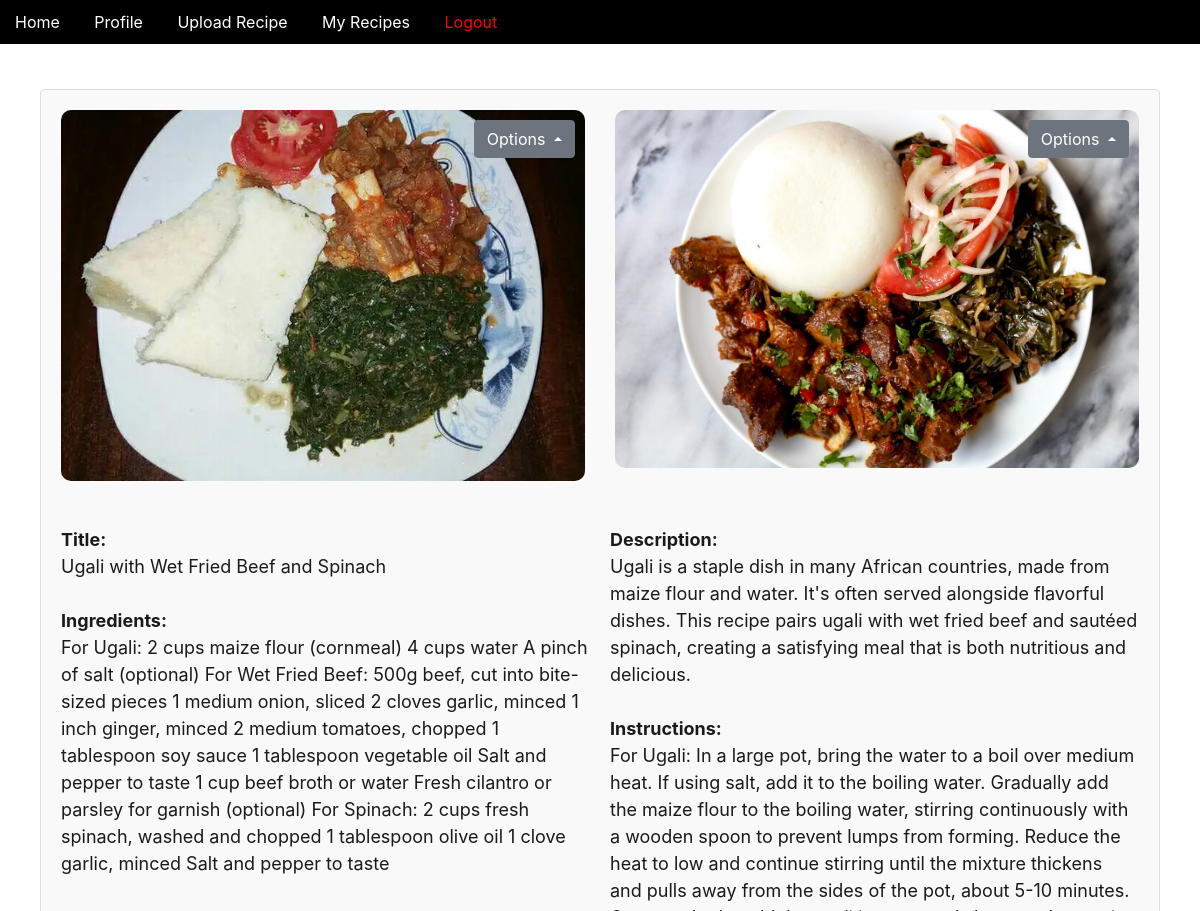
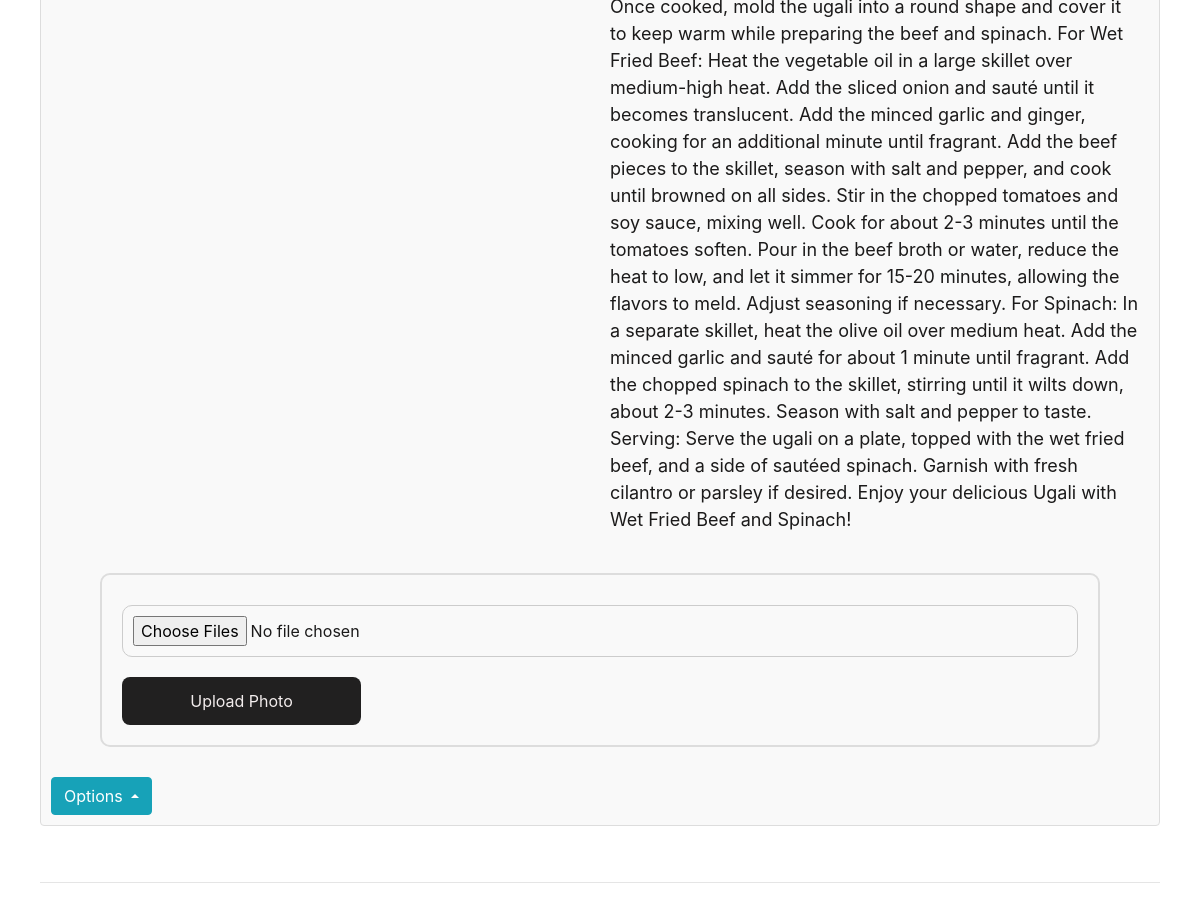
The app's page /my_recipes/ (signed in) with its own data (2 pictures, top to bottom).
### recipes/models.py (models this page shows)
class FoodPhoto(models.Model):
    recipe = models.ForeignKey(Recipe, related_name='photos', on_delete=models.CASCADE)
    image = models.ImageField(upload_to='food_photos/')

class Recipe(models.Model):
    title = models.CharField(max_length=200)
    ingredients = models.TextField()
    description = models.TextField()
    instructions = models.TextField()
    user = models.ForeignKey(User, on_delete=models.CASCADE, null=True)
    food_photo = models.ImageField(upload_to='food_photos/', blank=True, null=True)
    average_rating = models.FloatField(default=0.0)

### recipes/views.py (the view)
# urls.py: path('my_recipes/', views.recipe_list, name='recipe_list'),
@login_required
def recipe_list(request):
    recipes = Recipe.objects.filter(user=request.user)
    for recipe in recipes:
        user_rating = RecipeRating.objects.filter(user=request.user, recipe=recipe).values_list('rating', flat=True).first()
        recipe.user_rating = user_rating if user_rating is not None else 0
    paginator = Paginator(recipes, 5)
    page_number = request.GET.get('page')
    page_obj = paginator.get_page(page_number)
    return render(request, 'recipe_list.html', {'page_obj': page_obj})

### recipes/templates/recipe_list.html (shortened to what this page needs)
{% extends 'base.html' %}
{% block content %}
<ul id="recipe-list">
    {% for recipe in page_obj %}
    <li style="display: flex; flex-direction: column; margin-bottom: 20px;">
        {% if recipe.photos.all %}
        <div class="photo-gallery">
            <div class="food-photo-grid">
                {% for photo in recipe.photos.all %}
                <div class="photo-container" id="photo-{{ photo.id }}">
                    <img src="{{ photo.image.url }}" alt="Food Photo" class="food-photo">
                    <div class="btn-group dropup" style="position: absolute; top: 10px; right: 10px;">
                        <button class="btn btn-secondary dropdown-toggle" type="button" id="optionsButton{{ photo.id }}"
                            data-toggle="dropdown" aria-haspopup="true" aria-expanded="false">Options
                        </button>
                    </div>
                </div>
                {% endfor %}
            </div>
        </div>
        {% endif %}
        <div style="display: flex; flex-wrap: wrap; margin-top: 10px;">
            <div style="flex: 1 1 45%; padding: 10px;">
                <strong>Title:</strong><br>{{ recipe.title }}<br><br>
                <strong>Ingredients:</strong><br>{{ recipe.ingredients }}<br>
            </div>
            <div style="flex: 1 1 45%; padding: 10px;">
                <strong>Description:</strong><br>{{ recipe.description }}<br><br>
                <strong>Instructions:</strong><br>{{ recipe.instructions }}<br>
            </div>
        </div>
        <div style="flex: 1 1 100%; margin-top: 10px;">
            <form action="{% url 'upload_food_photo' recipe.id %}" method="POST" enctype="multipart/form-data">
                <input type="file" name="image" accept="image/*" multiple required style="margin-bottom: 10px;">
                <button type="submit" class="btn btn-primary">Upload Photo</button>
            </form>
        </div>
        {% if recipe.user == user %}
        <div style="flex: 1 1 100%; margin-top: 10px;">
            <div class="btn-group dropup" style="display: inline-block;">
                <button class="btn btn-info dropdown-toggle" type="button" id="optionsButtonRecipe"
                    data-toggle="dropdown" aria-haspopup="true" aria-expanded="false">Options
                </button>
            </div>
        </div>
        {% endif %}
    </li>
    <hr>
    {% endfor %}
</ul>
{% endblock %}

### recipes/static/css/styles.css (style rules this page uses)
* { margin: 0; padding: 0; box-sizing: border-box; }
form { max-width: 400px; margin: 0 auto; padding: 20px; border: 1px solid #ccc; border-radius: 8px; background-color: #f9f9f9; }
form button { display: block; width: 25%; padding: 10px; font-size: 16px; border: none; border-radius: 4px; background-color: #151414; color: #fff; cursor: pointer; margin-top: 10px; }
ul li { padding: 10px; margin: 5px 0; border: 1px solid #ddd; border-radius: 4px; background-color: #f9f9f9; font-size: 18px; color: #1b1a1a; }
form { max-width: 1000px; margin: 20px auto; padding: 20px; border: 2px solid #ddd; border-radius: 10px; background-color: #f9f9f9; }
form input, form textarea, form select { width: 100%; padding: 10px; margin: 10px 0; border: 1px solid #ccc; border-radius: 10px; font-size: 16px; }
button[type="submit"] { background-color: #212020; border: none; color: rgb(243, 237, 237); padding: 12px 24px; font-size: 16px; border-radius: 8px; cursor: pointer; transition: background-color 0.3s, transform 0.2s, box-shadow 0.2s; box-shadow: 10px; }
button { margin-top: 10px; padding: 10px 15px; background-color: #4CAF50; color: white; border: none; border-radius: 5px; cursor: pointer; }
.photo-container { position: relative; margin: 10px; }
#recipe-list { display: flex; flex-direction: column; gap: 20px; padding: 20px; }
.photo-container { position: relative; }
.food-photo-grid { display: grid; grid-template-columns: 1fr 1fr;/ grid-template-rows:auto; gap: 10px; margin-bottom: 15px; }
.food-photo { width: 50%; height: auto; object-fit: cover; }
.food-photo { width: 100%; height:auto; border-radius: 10px; }

### records on screen
Recipe: title "Ugali with Wet Fried Beef and Spinach", ingredients "For Ugali: 2 cups maize flour (cornmeal) 4 cups water A pinch of salt (optional) For Wet Fried Beef: 500g beef, cut into bite-sized pieces 1 medium onion, sliced 2 cloves garlic, minced 1 inch ginger, minced 2 medium tomatoes, chopped 1 tablespoon soy sauce 1 tablespoon vegetable oil Salt and pepper to taste 1 cup beef broth or water Fresh cilantro or parsley for garnish (optional) For Spinach: 2 cups fresh spinach, washed and chopped 1 tablespoon olive oil 1 clove garlic, minced Salt and pepper to taste", description "Ugali is a staple dish in many African countries, made from maize flour and water. It's often served alongside flavorful dishes. This recipe pairs ugali with wet fried beef and sautéed spinach, creating a satisfying meal that is both nutritious and delicious.", instructions "For Ugali: In a large pot, bring the water to a boil over medium heat. If using salt, add it to the boiling water. Gradually add the maize flour to the boiling water, stirring continuously with a wooden spoon to prevent lumps from forming. Reduce the heat to low and continue stirring until the mixture thickens and pulls away from the sides of the pot, about 5-10 minutes. Once cooked, mold the ugali into a round shape and cover it to keep warm while preparing the beef and spinach. For Wet Fried Beef: Heat the vegetable oil in a large skillet over medium-high heat. Add the sliced onion and sauté until it becomes translucent. Add the minced garlic and ginger, cooking for an additional minute…", shows "Options"
FoodPhoto: image (picture)
FoodPhoto: image (picture)
